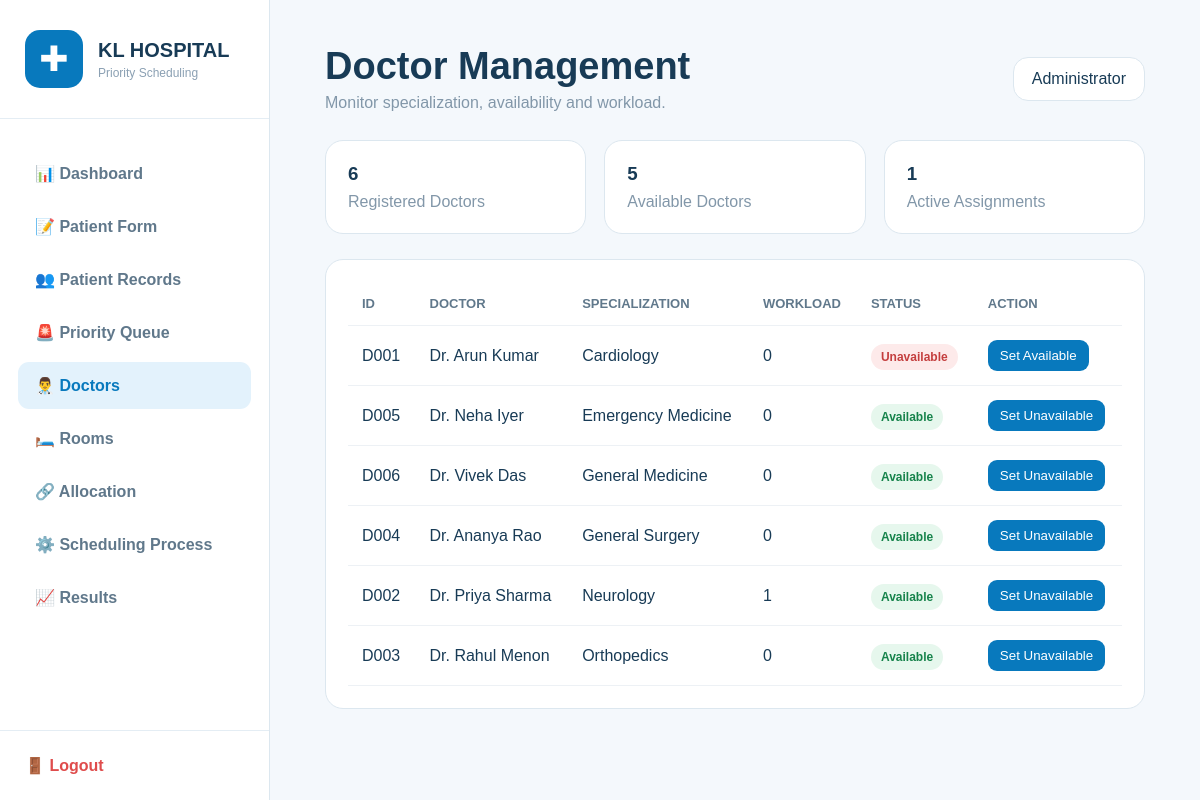
/doctors (signed in), run on the app's committed database.
### tables this page shows
CREATE TABLE doctors (
            id INTEGER PRIMARY KEY AUTOINCREMENT,
            doctor_id TEXT UNIQUE NOT NULL,
            name TEXT NOT NULL,
            specialization TEXT NOT NULL,
            status TEXT DEFAULT 'Available',
            workload INTEGER DEFAULT 0,
            emergency_capable INTEGER DEFAULT 0
        );

### app.py (the view)
@app.route("/doctors")
@login_required
def doctors():
    conn = get_db()
    doctor_list = conn.execute("SELECT * FROM doctors ORDER BY specialization, id").fetchall()
    conn.close()
    return render_template("doctors.html", doctors=doctor_list)

### app.py (called while the page is built)
def get_db():
    conn = sqlite3.connect(DATABASE)
    conn.row_factory = sqlite3.Row
    conn.execute("PRAGMA foreign_keys = ON")
    return conn

def login_required(function):
    @wraps(function)
    def wrapper(*args, **kwargs):
        if "user_id" not in session:
            return redirect(url_for("login"))
        return function(*args, **kwargs)
    return wrapper

### templates/doctors.html (shortened to what this page needs)
<!doctype html><html><head><meta charset="UTF-8"><meta name="viewport" content="width=device-width,initial-scale=1"><title>Doctors | KL Hospital</title></head><body><div class="layout"><aside class="sidebar"><div class="logo"><div class="logo-icon">✚</div><div><h2>KL HOSPITAL</h2><p>Priority Scheduling</p></div></div><nav class="navigation"><a href="{{url_for('dashboard')}}">📊 Dashboard</a><a href="{{url_for('patient_form')}}">📝 Patient Form</a><a href="{{url_for('patients')}}">👥 Patient Records</a><a href="{{url_for('queue')}}">🚨 Priority Queue</a><a href="{{url_for('doctors')}}" class="active">👨‍⚕️ Doctors</a><a href="{{url_for('rooms')}}">🛏️ Rooms</a><a href="{{url_for('allocation')}}">🔗 Allocation</a><a href="{{url_for('process')}}">⚙️ Scheduling Process</a><a href="{{url_for('results')}}">📈 Results</a></nav><div class="logout"><a href="{{url_for('logout')}}">🚪 Logout</a></div></aside><main class="main"><header class="header"><div><h1>Doctor Management</h1><p>Monitor specialization, availability and workload.</p></div><div class="admin">Administrator</div></header><div class="grid"><div class="card"><h3>{{ doctors|length }}</h3><div class="muted">Registered Doctors</div></div><div class="card"><h3>{{ doctors|selectattr('status','equalto','Available')|list|length }}</h3><div class="muted">Available Doctors</div></div><div class="card"><h3>{{ doctors|sum(attribute='workload') }}</h3><div class="muted">Active Assignments</div></div></div><div class="table-card"><table><thead><tr><th>ID</th><th>Doctor</th><th>Specialization</th><th>Workload</th><th>Status</th><th>Action</th></tr></thead><tbody>{% for d in doctors %}<tr><td>{{d['doctor_id']}}</td><td>{{d['name']}}</td><td>{{d['specialization']}}</td><td>{{d['workload']}}</td><td><span class="status {{'available' if d['status']=='Available' else 'unavailable'}}">{{d['status']}}</span></td><td><form method="post" action="{{url_for('doctor_status',doctor_id=d['doctor_id'])}}"><input type="hidden" name="status" value="{{'Unavailable' if d['status']=='Available' else 'Available'}}"><button class="btn" type="submit">{{'Set Unavailable' if d['status']=='Available' else 'Set Available'}}</button></form></td></tr>{% else %}<tr><td colspan="6">No doctors found.</td></tr>{% endfor %}</tbody></table></div></main></div></body></html>

### templates/doctors.html (style rules this page uses)
* { box-sizing:border-box }
body { margin:0;font-family:Arial;background:#f4f8fc;color:#183b56 }
.layout { display:flex;min-height:100vh }
.sidebar { width:270px;background:#fff;border-right:1px solid #dce7ef;position:fixed;inset:0 auto 0 0;display:flex;flex-direction:column }
.logo { padding:30px 25px;border-bottom:1px solid #e4edf4;display:flex;gap:15px;align-items:center }
.logo-icon { width:58px;height:58px;border-radius:15px;background:#0879bd;color:#fff;display:grid;place-items:center;font-size:35px }
.logo h2 { font-size:20px;margin:0 0 4px }
.logo p { margin:0;color:#8ba0b3;font-size:12px }
.navigation { padding:25px 18px;flex:1 }
.navigation a { display:block;padding:14px 17px;margin:6px 0;border-radius:11px;text-decoration:none;color:#60788b;font-weight:600 }
.navigation a:hover,.navigation a.active { background:#e3f2fc;color:#0879bd }
.logout { padding:25px;border-top:1px solid #e4edf4 }
.logout a { color:#df4c4c;text-decoration:none;font-weight:600 }
.main { margin-left:270px;width:calc(100% - 270px);padding:45px 55px }
.header { display:flex;justify-content:space-between;align-items:center;margin-bottom:28px }
.header h1 { font-size:38px;margin:0 0 6px }
.header p { color:#8297a9;margin:0 }
.admin { background:#fff;border:1px solid #dce7ef;padding:12px 18px;border-radius:15px }
.grid { display:grid;grid-template-columns:repeat(3,1fr);gap:18px;margin-bottom:25px }
.card,.table-card { background:#fff;border:1px solid #dce7ef;border-radius:18px;padding:22px }
.card h3 { margin:0 0 8px }
.muted { color:#8297a9 }
.table-card { overflow:auto }
table { width:100%;border-collapse:collapse }
th,td { text-align:left;padding:14px;border-bottom:1px solid #edf1f5 }
th { color:#60788b;font-size:13px;text-transform:uppercase }
.status { padding:6px 10px;border-radius:20px;font-size:12px;font-weight:bold }
.available { background:#e6f7ed;color:#16834b }
.unavailable { background:#fdeaea;color:#c43e3e }
.btn { border:0;border-radius:9px;padding:8px 12px;background:#0879bd;color:#fff;cursor:pointer }

### data on the page
doctors: doctor_id "D001", name "Dr. Arun Kumar", specialization "Cardiology", workload "0", status "Unavailable", status "Set Available"
doctors: doctor_id "D005", name "Dr. Neha Iyer", specialization "Emergency Medicine", workload "0", status "Available", status "Set Unavailable"
doctors: doctor_id "D006", name "Dr. Vivek Das", specialization "General Medicine", workload "0", status "Available", status "Set Unavailable"
doctors: doctor_id "D004", name "Dr. Ananya Rao", specialization "General Surgery", workload "0", status "Available", status "Set Unavailable"
doctors: doctor_id "D002", name "Dr. Priya Sharma", specialization "Neurology", workload "1", status "Available", status "Set Unavailable"
doctors: doctor_id "D003", name "Dr. Rahul Menon", specialization "Orthopedics", workload "0", status "Available", status "Set Unavailable"

### other printed values
{{ doctors|length }} "6"
{{ doctors|selectattr('status','equalto','Available')|list|length }} "5"
{{ doctors|sum(attribute='workload') }} "1"
